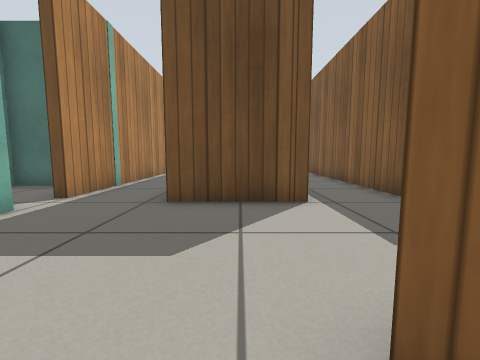
view 1 (above)

19 first-person views from a walk through a Gazebo world. The camera is 0.5 m above the floor, tilts 6° down and sees 90° across. The floor is counted in squares, 0.5 m on a side. Each view is taken from the middle of a square. On the plan, view 1 faces up. The plan holds only what a view shows up to about 10 squares ahead; the rest is blank. The place goes on beyond the plan. Gazebo's built-in surfaces are drawn with simple patterns.

view 2
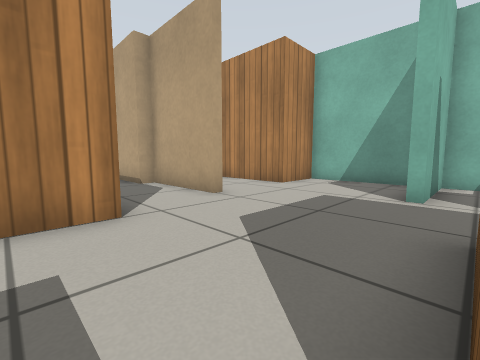

view 3
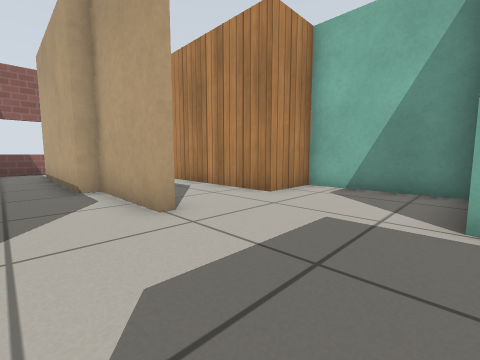

view 4
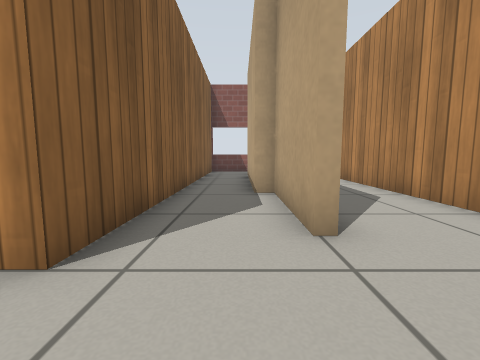

view 5
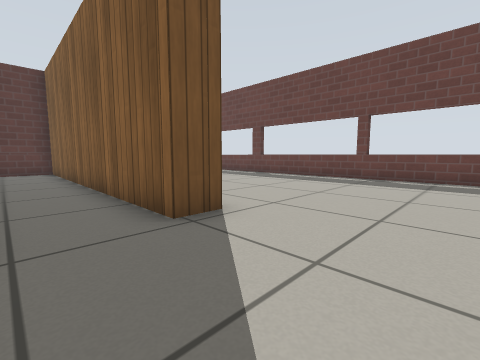

view 6
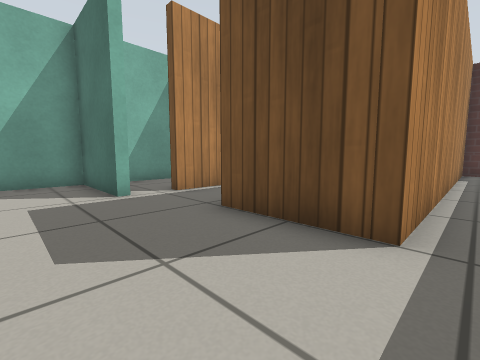

view 7
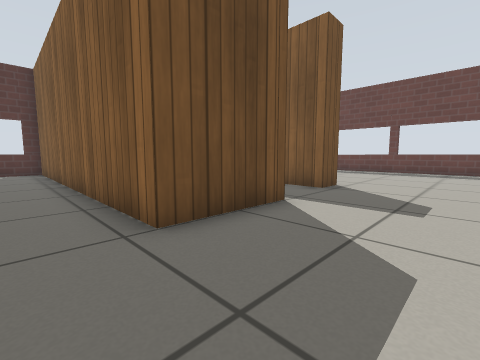

view 8
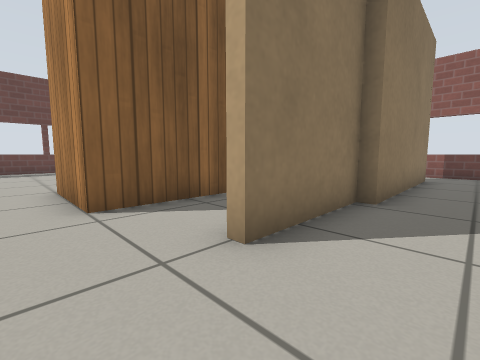

view 9
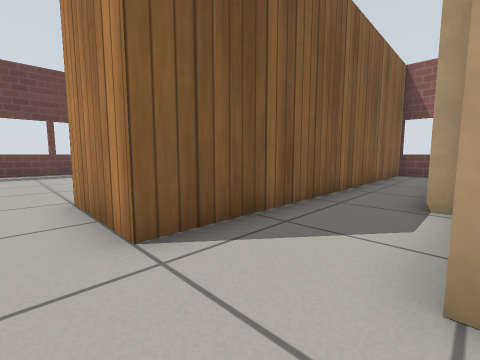

view 10
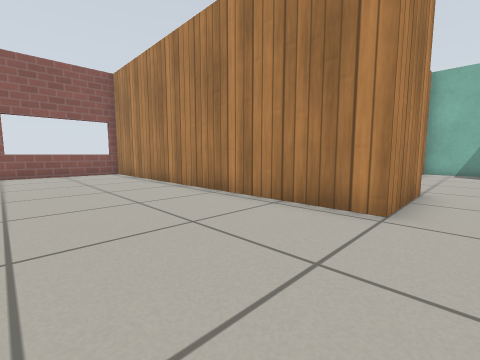

view 11
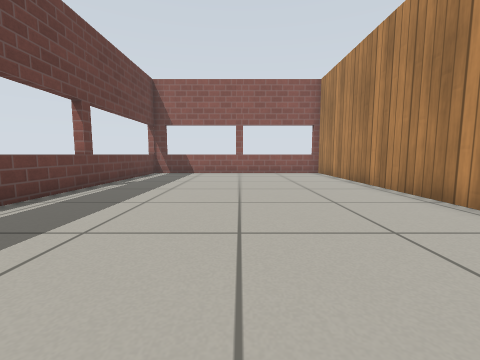

view 12
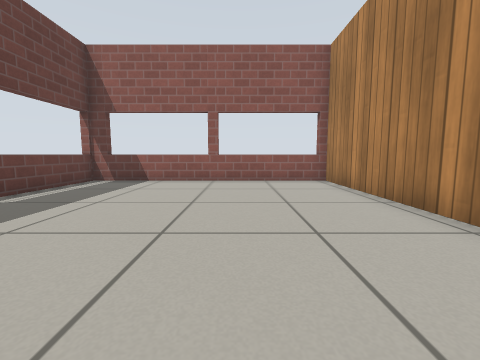

view 13
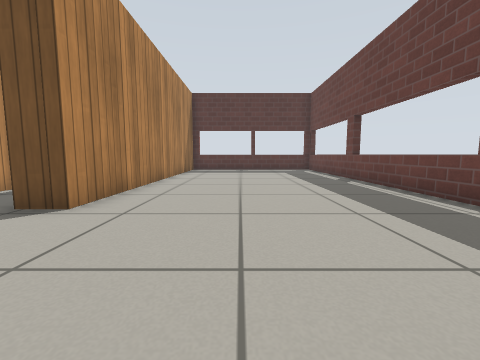

view 14
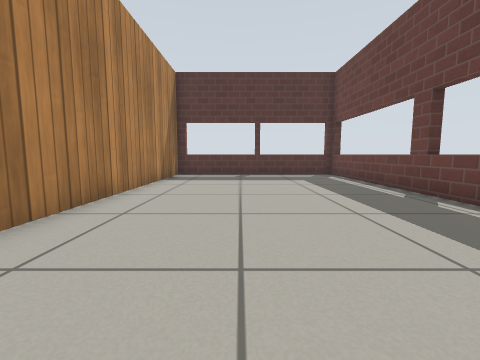

view 15
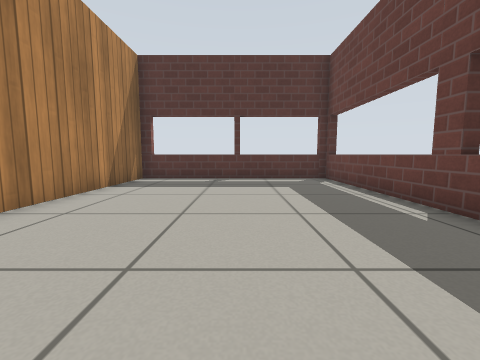

view 16
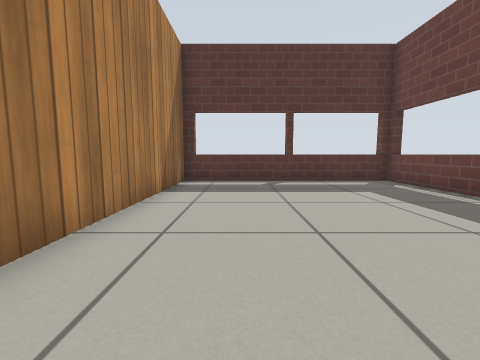

view 17
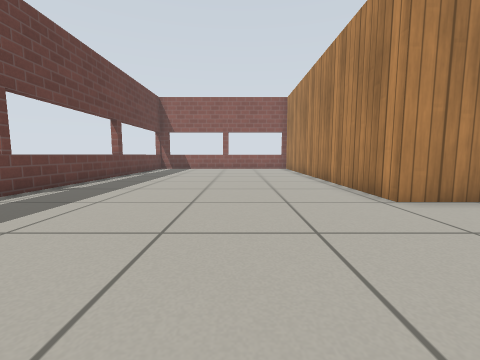

view 18
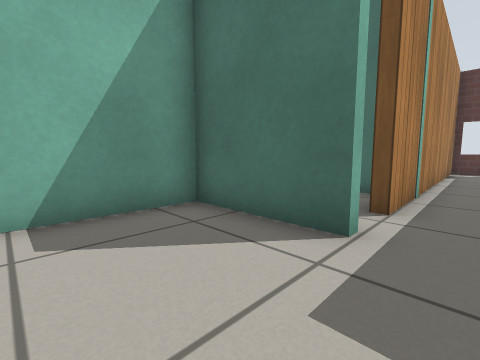

view 19
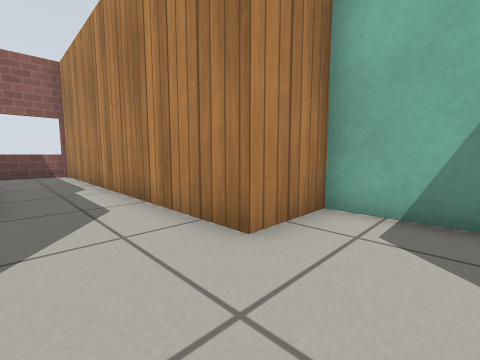

### Floor plan
Points are (right, up) in squares from view 1. A wall is a line through its corners. A room is listed if a view was taken in it or the views show most of it. See-through windows are left out.
Room 1 (views 1, 3, 4)
walls: (-1.9, 0.2) (-1.9, -3.3); (1.4, 5) (-1.6, 5); (0.7, -3.5) (0.7, 1)
ways out: opening at (1, 3) to room 2; opening at (-2, 2.5) to room 3; opening at (0, -4) to room 3
Room 2 (views 2, 5, 6)
walls: (4.9, 5.3) (3.9, 5.3) (3.9, 14.7); (0.7, 1) (3.7, 1); (1.4, 15.9) (1.4, 5)
ways out: opening at (1, 3) to room 1; opening at (4, 3) to room 4
Room 3 (views 7, 8, 9, 18, 19)
walls: (-1.4, -3.2) (-1.4, -9.3); (-4, 3.9) (-7.3, 3.9) (-7.3, 0) (-5.2, 0) (-5.2, -10.4); (-1.6, 5) (-1.6, 15.1); (-2.6, -9.4) (-2.6, -3.3) (-2.2, -3.3) (-2.2, 0.2); (0.7, -9.9) (0.7, -3.5); (-4.4, -11.2) (-2.6, -11.2); (-4, 14.6) (-4, 5.4)
ways out: opening at (-2, 2.5) to room 1; opening at (0, -4) to room 1
Room 4 (views 10, 11, 12, 13, 14, 15, 16, 17)
walls: (3.7, 1) (3.7, -11.2) (13, -11.2); (12.7, -11.2) (12.7, 17.2) (4.9, 17.2) (4.9, 5.3)
ways out: opening at (4, 3) to room 2

Where each view was taken, in squares from view 1:
view 1: 0 up, 0 right, facing up
view 2: 5 up, 2 right, facing down-left
view 3: 4 up, 0 right, facing down-left
view 4: 3 up, 1 left, facing down
view 5: 2 up, 2 right, facing up-right
view 6: 2 up, 2 right, facing up-left
view 7: 2 up, 3 left, facing up-right
view 8: 2 up, 4 left, facing down-right
view 9: 2 up, 2 left, facing down-right
view 10: 2 up, 8 right, facing down-left
view 11: 2 up, 8 right, facing down
view 12: 2 down, 7 right, facing down
view 13: 1 up, 8 right, facing up
view 14: 5 up, 8 right, facing up
view 15: 7 up, 9 right, facing up
view 16: 8 up, 7 right, facing up
view 17: 6 up, 7 right, facing down
view 18: 1 up, 3 left, facing up-left
view 19: 2 up, 3 left, facing down-left
